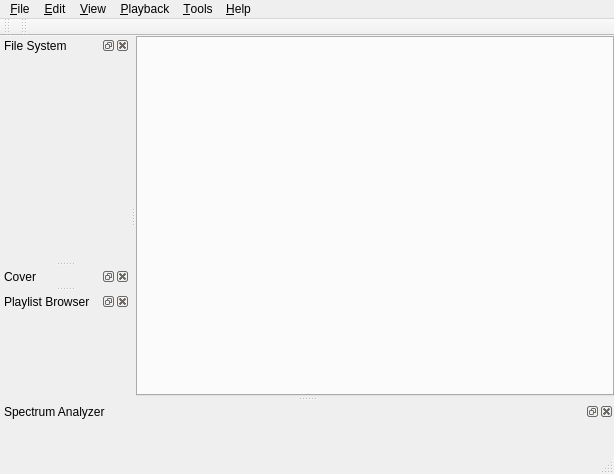
<?xml version="1.0" encoding="UTF-8"?>
<ui version="4.0">
 <class>MainWindow</class>
 <widget class="QMainWindow" name="MainWindow">
  <property name="geometry">
   <rect>
    <x>0</x>
    <y>0</y>
    <width>614</width>
    <height>474</height>
   </rect>
  </property>
  <property name="windowTitle">
   <string>Qmmp</string>
  </property>
  <property name="dockOptions">
   <set>QMainWindow::AllowTabbedDocks|QMainWindow::AnimatedDocks|QMainWindow::VerticalTabs</set>
  </property>
  <widget class="QWidget" name="centralwidget">
   <layout class="QVBoxLayout" name="verticalLayout">
    <property name="spacing">
     <number>2</number>
    </property>
    <property name="margin">
     <number>0</number>
    </property>
    <item>
     <widget class="QSUiTabWidget" name="tabWidget">
      <property name="focusPolicy">
       <enum>Qt::StrongFocus</enum>
      </property>
      <property name="currentIndex">
       <number>-1</number>
      </property>
      <property name="documentMode">
       <bool>false</bool>
      </property>
     </widget>
    </item>
   </layout>
  </widget>
  <widget class="QStatusBar" name="statusbar"/>
  <widget class="QMenuBar" name="menuBar">
   <property name="geometry">
    <rect>
     <x>0</x>
     <y>0</y>
     <width>614</width>
     <height>25</height>
    </rect>
   </property>
   <widget class="QMenu" name="menuFile">
    <property name="title">
     <string>&amp;File</string>
    </property>
   </widget>
   <widget class="QMenu" name="menuTools">
    <property name="title">
     <string>&amp;Tools</string>
    </property>
    <addaction name="separator"/>
    <addaction name="actionVisualization"/>
    <addaction name="separator"/>
   </widget>
   <widget class="QMenu" name="menuHelp">
    <property name="title">
     <string>&amp;Help</string>
    </property>
   </widget>
   <widget class="QMenu" name="menuEdit">
    <property name="title">
     <string>&amp;Edit</string>
    </property>
   </widget>
   <widget class="QMenu" name="menuPlayback">
    <property name="title">
     <string>&amp;Playback</string>
    </property>
   </widget>
   <widget class="QMenu" name="menuView">
    <property name="title">
     <string>&amp;View</string>
    </property>
   </widget>
   <addaction name="menuFile"/>
   <addaction name="menuEdit"/>
   <addaction name="menuView"/>
   <addaction name="menuPlayback"/>
   <addaction name="menuTools"/>
   <addaction name="menuHelp"/>
  </widget>
  <widget class="QToolBar" name="buttonsToolBar">
   <property name="windowTitle">
    <string>Playback</string>
   </property>
   <property name="iconSize">
    <size>
     <width>16</width>
     <height>16</height>
    </size>
   </property>
   <attribute name="toolBarArea">
    <enum>TopToolBarArea</enum>
   </attribute>
   <attribute name="toolBarBreak">
    <bool>false</bool>
   </attribute>
  </widget>
  <widget class="QToolBar" name="progressToolBar">
   <property name="sizePolicy">
    <sizepolicy hsizetype="Expanding" vsizetype="Fixed">
     <horstretch>0</horstretch>
     <verstretch>0</verstretch>
    </sizepolicy>
   </property>
   <property name="windowTitle">
    <string>Progress</string>
   </property>
   <property name="iconSize">
    <size>
     <width>16</width>
     <height>16</height>
    </size>
   </property>
   <attribute name="toolBarArea">
    <enum>TopToolBarArea</enum>
   </attribute>
   <attribute name="toolBarBreak">
    <bool>false</bool>
   </attribute>
  </widget>
  <widget class="QDockWidget" name="analyzerDockWidget">
   <property name="sizePolicy">
    <sizepolicy hsizetype="Expanding" vsizetype="Fixed">
     <horstretch>0</horstretch>
     <verstretch>0</verstretch>
    </sizepolicy>
   </property>
   <property name="minimumSize">
    <size>
     <width>79</width>
     <height>50</height>
    </size>
   </property>
   <property name="windowTitle">
    <string>Spectrum Analyzer</string>
   </property>
   <attribute name="dockWidgetArea">
    <number>8</number>
   </attribute>
   <widget class="QWidget" name="dockWidgetContents"/>
  </widget>
  <widget class="QDockWidget" name="fileSystemDockWidget">
   <property name="minimumSize">
    <size>
     <width>130</width>
     <height>41</height>
    </size>
   </property>
   <property name="windowTitle">
    <string>File System</string>
   </property>
   <attribute name="dockWidgetArea">
    <number>1</number>
   </attribute>
   <widget class="QWidget" name="dockWidgetContents_2"/>
  </widget>
  <widget class="QDockWidget" name="coverDockWidget">
   <property name="sizePolicy">
    <sizepolicy hsizetype="Fixed" vsizetype="Fixed">
     <horstretch>0</horstretch>
     <verstretch>0</verstretch>
    </sizepolicy>
   </property>
   <property name="windowTitle">
    <string>Cover</string>
   </property>
   <attribute name="dockWidgetArea">
    <number>1</number>
   </attribute>
   <widget class="QWidget" name="dockWidgetContents_3"/>
  </widget>
  <widget class="QDockWidget" name="playlistsDockWidget">
   <property name="windowTitle">
    <string>Playlist Browser</string>
   </property>
   <attribute name="dockWidgetArea">
    <number>1</number>
   </attribute>
   <widget class="QWidget" name="dockWidgetContents_4"/>
  </widget>
  <action name="actionPrevious">
   <property name="icon">
    <iconset>
     <normalon>:/images/previous.png</normalon>
    </iconset>
   </property>
   <property name="text">
    <string>Previous</string>
   </property>
  </action>
  <action name="actionPlay">
   <property name="icon">
    <iconset>
     <normalon>:/images/play.png</normalon>
    </iconset>
   </property>
   <property name="text">
    <string>Play</string>
   </property>
  </action>
  <action name="actionPause">
   <property name="icon">
    <iconset>
     <normalon>:/images/pause.png</normalon>
    </iconset>
   </property>
   <property name="text">
    <string>Pause</string>
   </property>
  </action>
  <action name="actionNext">
   <property name="icon">
    <iconset>
     <normalon>:/images/next.png</normalon>
    </iconset>
   </property>
   <property name="text">
    <string>Next</string>
   </property>
  </action>
  <action name="actionStop">
   <property name="icon">
    <iconset>
     <normalon>:/images/stop.png</normalon>
    </iconset>
   </property>
   <property name="text">
    <string>Stop</string>
   </property>
  </action>
  <action name="actionAddFile">
   <property name="text">
    <string>&amp;Add File</string>
   </property>
  </action>
  <action name="actionClearPlayList">
   <property name="text">
    <string>&amp;Remove All</string>
   </property>
  </action>
  <action name="actionNewPlayList">
   <property name="text">
    <string>New Playlist</string>
   </property>
  </action>
  <action name="actionClosePlayList">
   <property name="text">
    <string>Remove Playlist</string>
   </property>
  </action>
  <action name="actionAddDirectory">
   <property name="text">
    <string>&amp;Add Directory</string>
   </property>
  </action>
  <action name="actionExit">
   <property name="text">
    <string>&amp;Exit</string>
   </property>
  </action>
  <action name="actionAbout">
   <property name="text">
    <string>About</string>
   </property>
  </action>
  <action name="actionAboutQt">
   <property name="text">
    <string>About Qt</string>
   </property>
  </action>
  <action name="actionSelectAll">
   <property name="text">
    <string>&amp;Select All</string>
   </property>
  </action>
  <action name="actionRemoveSelected">
   <property name="text">
    <string>&amp;Remove Selected</string>
   </property>
  </action>
  <action name="actionRemoveUnselected">
   <property name="text">
    <string>&amp;Remove Unselected</string>
   </property>
  </action>
  <action name="actionVisualization">
   <property name="text">
    <string>Visualization</string>
   </property>
  </action>
  <action name="actionSettings">
   <property name="text">
    <string>Settings</string>
   </property>
  </action>
  <action name="actionRenamePlayList">
   <property name="text">
    <string>Rename Playlist</string>
   </property>
  </action>
 </widget>
 <customwidgets>
  <customwidget>
   <class>QSUiTabWidget</class>
   <extends>QTabWidget</extends>
   <header>qsuitabwidget.h</header>
   <container>1</container>
  </customwidget>
 </customwidgets>
 <resources/>
 <connections/>
</ui>
